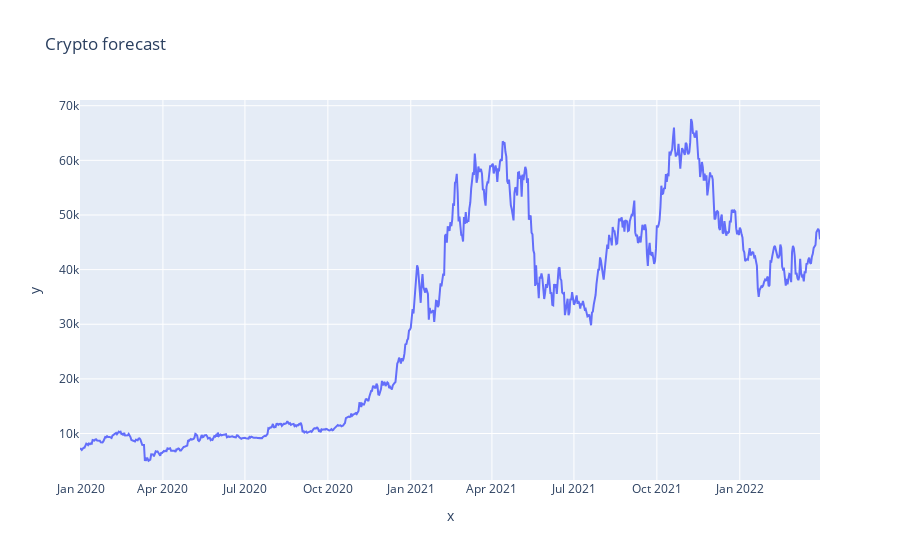

The code cell stored with this chart in its notebook:
### Code cell
res_data = res_data[["Date", "Close"]]
res_data["Date"] = pd.to_datetime(res_data.Date)
# res_data["Close"].plot(figsize=(16, 8), title="BTC Current Prices", fontsize=15, label="Close Price")

px.line(res_data['Close'], x=res_data['Date'], y=res_data['Close'], title='Crypto forecast')

# plt.figure(figsize = (16, 8))
# plt.grid(True)
# plt.plot(data['Close'], color = 'blue', label='BTC current price')
# plt.title('Bitcoin Price')
# plt.xlabel('Date', fontsize = 18)
# plt.ylabel('Price', fontsize = 18)
# plt.legend()
# plt.show()

### Figure 1 — Plotly figure (JSON) as saved in the notebook; plotly's stock layout.template omitted (floating-point values rounded to 4 significant figures; data arrays with more than 128 entries replaced by an {"elided": "..."} marker saying what was removed)
{"data": [{"hovertemplate": "x=%{x}<br>y=%{y}<extra></extra>", "legendgroup": "", "line": {"color": "#636efa", "dash": "solid"}, "marker": {"symbol": "circle"}, "mode": "lines", "name": "", "orientation": "v", "showlegend": false, "type": "scatter", "x": {"elided": "822 str values"}, "xaxis": "x", "y": {"elided": "822 float values"}, "yaxis": "y"}], "layout": {"legend": {"tracegroupgap": 0}, "title": {"text": "Crypto forecast"}, "xaxis": {"anchor": "y", "domain": [0, 1], "title": {"text": "x"}}, "yaxis": {"anchor": "x", "domain": [0, 1], "title": {"text": "y"}}}}
